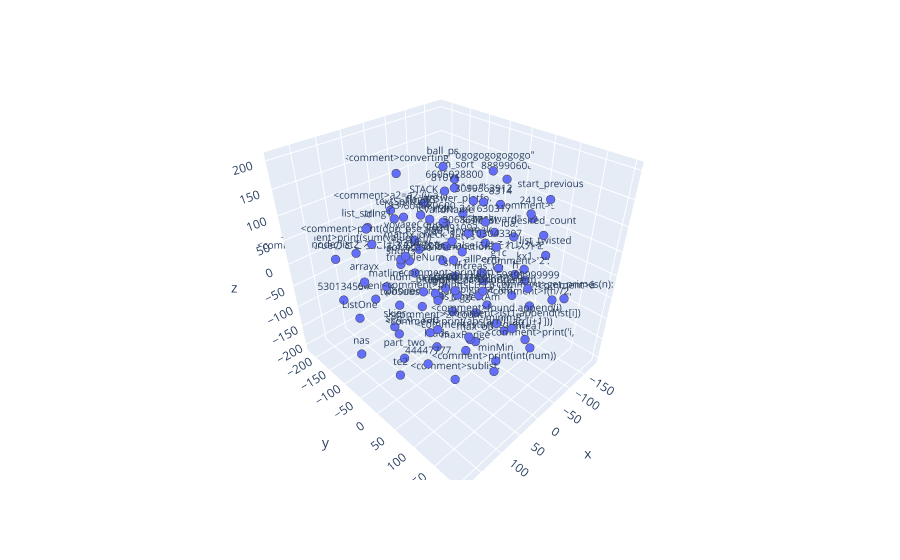

The code cell stored with this chart in its notebook:
### Code cell
from sklearn.manifold import TSNE
import numpy as np
# Perform t-SNE to reduce the dimensionality of the word vectors to 3D
# This is useful to visualize the word vectors in 3D space
tsne = TSNE(n_components=3, n_iter=2000)
tsne_embedding = tsne.fit_transform(word_vectors)

x, y, z = np.transpose(tsne_embedding)

import plotly.express as px

fig = px.scatter_3d(x=x[:200],y=y[:200],z=z[:200],text=sample[:200])
fig.update_traces(marker=dict(size=3,line=dict(width=2)),textfont_size=10)
fig.show()

### Figure 1 — Plotly figure (JSON) as saved in the notebook; plotly's stock layout.template omitted (floating-point values rounded to 4 significant figures)
{"data": [{"hovertemplate": "x=%{x}<br>y=%{y}<br>z=%{z}<br>text=%{text}<extra></extra>", "legendgroup": "", "marker": {"color": "#636efa", "line": {"width": 2}, "size": 3, "symbol": "circle"}, "mode": "markers+text", "name": "", "scene": "scene", "showlegend": false, "text": ["<comment>get_primes(n):", "ddl", "<comment>f(n//2,", "g1c", "increas_time", "hq9_lang", "start_previous", "pidorskie_zadachi", "\"backward\"", "2419", "voyageCount", "te2", "<comment>sallii", "list_twisted", "103043307", "triangleNum", "num_icecream", "matline", "biggest_left", "twoSubs", "isValidName", "59899999999", "<comment>lst1.append(lst[i])", "8314", "loads", "can_sort", "6606028800", "list_string1", "<comment>converting", "<comment>print(lst)", "306867765", "sfor1", "has_amt", "b_a", "<comment>print(sum(value[:k]))", "evenIdx", "minimR", "phonenumnum", "<comment>print(dup_pse_list)", "max_ob", "nas", "101001110", "<comment>found.append(i)", "calculatefunction2", "biggestAm", "matrix_check_1", "<comment>ans[i],", "timea1", "530134554", "part_two", "ListOne", "<comment>2*count)", "xab", "getVs", "19316", "<comment>print(s[:i+1])", "kisibasL", "node_list2", "skier", "44447777", "maxRange", "81071", "opens", "STACK", "allPerm", "males", "<comment>â", "762491092", "kx1", "\" % d\"", "241630317", "<comment>print('i,", "<comment>sublist.", "minMin", "<comment>print(abs(arr[i]-arr[i+1]))", "shorts", "arrayx", "<comment>trueのところには３の倍数を、falseにはそれ以外を", "<comment>a2=a2-(v-a1)", "textSplitting", "rtdn", "\".ru/\"", "<comment>print(int(num))", "<comment>start_count", "604680600", "desired_count", "1937", "<comment>'2':", "ss12", "seq_q", "3099363912", "idash", "\"ogogogogogogo\"", "888990608", "ball_ps", "h_len", "<comment>print(paired)", "flagNS", "solvecaso", "answer_platform"], "textfont": {"size": 10}, "type": "scatter3d", "x": [-27.5, 24.21, -40.8, -75.16, -153.5, -72.62, -130.6, -10.24, -82.9, 1.31, -42.48, 164.8, -160.5, -127.2, 27.35, -7.988, 46.05, 100.8, -102.0, 62.03, -62.71, 56.56, 54.39, -41.34, 9.051, -118.5, 9.62, 129.6, -7.836, 49.68, 20.91, -63.53, -64.65, -89.31, 91.83, 69.73, -79.13, -1.049, 85.61, -44.22, 174.9, 128.1, 31.85, -33.09, -52.64, 23.4, 42.31, -55.02, 150.8, 101.8, 171.4, 91.16, 61.16, -9.644, 138.5, 100.1, -116.0, 161.8, 153.6, 183.7, 12.21, 70.39, -98.89, -101.8, -92.16, -173.1, -98.15, 78.47, -137.0, -2.97, 62.58, 5.701, 96.0, -30.7, 98.17, -33.06, 169.0, 33.12, 54.47, -19.73, -6.733, -77.29, 74.02, 43.29, 63.79, -90.92, 141.6, -29.87, -86.29, 52.82, 15.6, -182.5, -93.03, -157.2, -61.18, -184.2, -2.02, -12.02, 77.28, -144.3], "y": [188.4, -218.2, 139.2, 40.43, -59.57, -93.35, 96.91, -0.9099, 19.76, 152.3, -155.2, 36.95, 44.88, 103.5, 114.6, -117.3, -31.68, -67.12, -4.375, -83.85, -85.34, 198.0, 176.3, 62.45, -38.86, -116.2, 9.193, -68.14, -156.1, 28.98, 51.57, -59.88, -66.44, -131.2, -165.3, -149.8, 61.74, -91.11, -120.7, 18.27, -58.4, 128.1, 128.3, -34.23, 8.438, -65.46, 105.2, 128.7, -133.3, -29.6, -53.89, 52.22, -0.05326, 10.25, 37.21, 63.49, -40.11, -120.4, 17.71, 129.3, 44.28, 49.36, -131.2, -188.5, -12.48, -77.16, 169.7, 72.58, 53.81, -53.15, 121.0, 180.4, 98.3, 84.11, 128.8, -192.3, -30.37, -108.0, -99.95, -157.5, -33.43, -28.67, 163.2, 82.16, 9.399, 117.8, 21.22, 111.3, 67.54, -104.1, 75.84, -10.88, 0.7658, -18.59, -89.03, 25.57, 59.02, -98.01, -28.77, -117.0], "z": [27.93, 11.83, -20.43, -8.665, -130.3, -19.78, 132.5, -57.1, 56.02, 178.3, -19.62, -110.0, 62.72, 25.04, 117.7, -64.88, -36.02, -14.19, -136.3, -88.03, 40.42, 101.0, 12.14, 143.7, -202.2, 102.8, 171.8, 115.3, 137.4, 6.932, 111.9, -71.94, -167.9, -178.1, 6.346, -106.2, -150.8, -132.1, 43.16, -185.1, -120.5, 98.37, -21.31, -6.019, -120.0, 29.55, 38.16, -113.7, -53.29, -162.6, -35.91, -44.87, -105.0, 43.97, 117.3, 28.35, 13.31, 47.69, -21.22, -2.754, -153.2, 201.7, -85.18, 30.39, -53.52, -50.09, -19.6, 131.8, -35.02, -78.51, 177.3, -57.98, -126.3, -183.0, -7.219, -92.87, 51.15, -8.649, 107.6, 41.85, 86.56, 103.3, -74.79, -79.24, 137.4, 88.44, 174.2, 36.99, -62.63, -180.7, 174.0, -9.945, 165.2, 122.1, 155.1, -100.5, -20.68, 72.79, 48.16, 16.18]}], "layout": {"legend": {"tracegroupgap": 0}, "margin": {"t": 60}, "scene": {"domain": {"x": [0, 1], "y": [0, 1]}, "xaxis": {"title": {"text": "x"}}, "yaxis": {"title": {"text": "y"}}, "zaxis": {"title": {"text": "z"}}}}}
